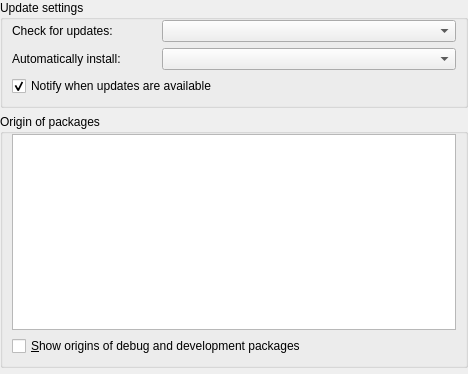
<?xml version="1.0" encoding="UTF-8"?>
<ui version="4.0">
 <class>KpkSettings</class>
 <widget class="QWidget" name="KpkSettings">
  <property name="geometry">
   <rect>
    <x>0</x>
    <y>0</y>
    <width>468</width>
    <height>374</height>
   </rect>
  </property>
  <property name="windowTitle">
   <string>Settings</string>
  </property>
  <layout class="QGridLayout" name="gridLayout_3">
   <property name="margin">
    <number>0</number>
   </property>
   <item row="0" column="0" colspan="2">
    <widget class="QGroupBox" name="groupBox">
     <property name="sizePolicy">
      <sizepolicy hsizetype="Preferred" vsizetype="Fixed">
       <horstretch>0</horstretch>
       <verstretch>0</verstretch>
      </sizepolicy>
     </property>
     <property name="title">
      <string>Update settings</string>
     </property>
     <layout class="QGridLayout" name="gridLayout">
      <property name="topMargin">
       <number>0</number>
      </property>
      <item row="0" column="0">
       <widget class="QLabel" name="intervalL">
        <property name="text">
         <string>Check for updates:</string>
        </property>
       </widget>
      </item>
      <item row="0" column="1" colspan="2">
       <widget class="KComboBox" name="intervalCB">
        <property name="currentIndex">
         <number>-1</number>
        </property>
       </widget>
      </item>
      <item row="1" column="0">
       <widget class="QLabel" name="autoInsL">
        <property name="enabled">
         <bool>true</bool>
        </property>
        <property name="text">
         <string>Automatically install:</string>
        </property>
       </widget>
      </item>
      <item row="1" column="1" colspan="2">
       <widget class="KComboBox" name="autoCB">
        <property name="enabled">
         <bool>true</bool>
        </property>
       </widget>
      </item>
      <item row="2" column="0" colspan="2">
       <widget class="QCheckBox" name="notifyUpdatesCB">
        <property name="enabled">
         <bool>true</bool>
        </property>
        <property name="text">
         <string>Notify when updates are available</string>
        </property>
        <property name="checked">
         <bool>true</bool>
        </property>
        <property name="tristate">
         <bool>false</bool>
        </property>
       </widget>
      </item>
     </layout>
    </widget>
   </item>
   <item row="1" column="0" rowspan="2" colspan="2">
    <widget class="QGroupBox" name="originGB">
     <property name="sizePolicy">
      <sizepolicy hsizetype="Preferred" vsizetype="Expanding">
       <horstretch>0</horstretch>
       <verstretch>0</verstretch>
      </sizepolicy>
     </property>
     <property name="title">
      <string>Origin of packages</string>
     </property>
     <layout class="QGridLayout" name="gridLayout_4">
      <property name="topMargin">
       <number>0</number>
      </property>
      <item row="0" column="0">
       <widget class="QListView" name="originLW"/>
      </item>
      <item row="1" column="0">
       <widget class="QCheckBox" name="showOriginsCB">
        <property name="text">
         <string>&amp;Show origins of debug and development packages</string>
        </property>
       </widget>
      </item>
     </layout>
    </widget>
   </item>
   <item row="3" column="0" colspan="2">
    <widget class="KpkTransactionBar" name="transactionBar" native="true">
     <property name="sizePolicy">
      <sizepolicy hsizetype="Preferred" vsizetype="Fixed">
       <horstretch>0</horstretch>
       <verstretch>0</verstretch>
      </sizepolicy>
     </property>
    </widget>
   </item>
  </layout>
 </widget>
 <customwidgets>
  <customwidget>
   <class>KComboBox</class>
   <extends>QComboBox</extends>
   <header>kcombobox.h</header>
  </customwidget>
  <customwidget>
   <class>KpkTransactionBar</class>
   <extends>QWidget</extends>
   <header location="global">KpkTransactionBar.h</header>
   <container>1</container>
  </customwidget>
 </customwidgets>
 <resources/>
 <connections/>
</ui>
